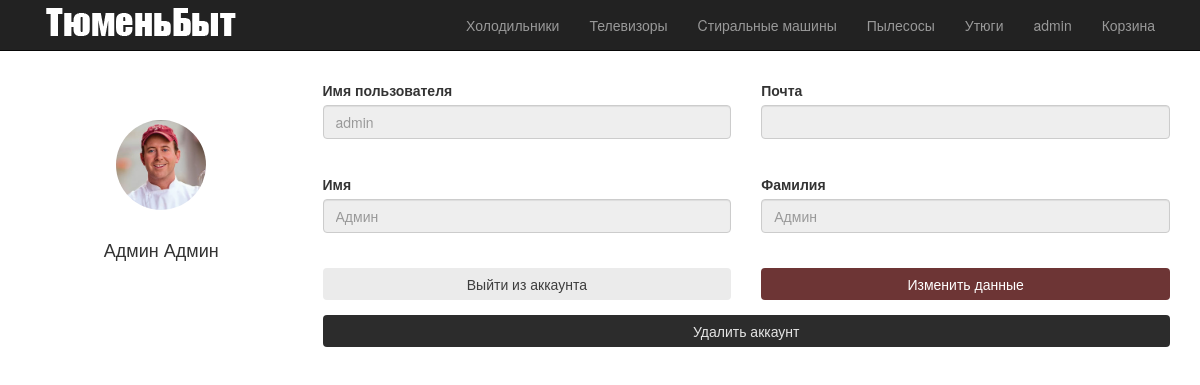
Screenshot of /account/1 with the database file from the repository.
### oauth/models.py (models this page shows)
class User(AbstractUser):
    photo = models.ImageField(upload_to='users/%Y/%m/%d',blank=True)
    @property
    def user_image(self):
        try:
            url = self.photo.url
        except:
            url = ''
        return url

### oauth/views.py (the view)
# urls.py: path('account/<int:id>',views.acc,name='acc'),
def acc(request,id):
    user = User.objects.get(id=id)
    return render(request,'registration/account.html', {'user':user})

### templates/registration/account.html (shortened to what this page needs)
<!DOCTYPE html>
<html lang="en">
<head>
{% load static %}
    <link rel="stylesheet" href="{% static 'account/style.css' %}">
    <link rel="stylesheet" href="{% static 'css/bootstrap.css' %}">
</head>
<body data-target="#navbar-main">
    <div id="navbar-main">
        <div class="navbar navbar-inverse navbar-fixed-top">
          <div class="container">
            <div class="navbar-header">
             <div class="pull-left logo">
              <a class="abob" href="{% url 'index' %}"><img src="{% static 'img/logo2.png' %}"/></a>
             </div>
              </div>
            <div class="navbar-collapse collapse">
              <ul class="nav navbar-nav pull-right">
                  <li> <a href=" {% url 'page' 1 %}" class="smoothScroll">Холодильники</a></li>
                  <li><a href="{% url 'page' 2 %}" class="smoothScroll">Телевизоры</a></li>
                    <li> <a href=" {% url 'page' 3 %}" class="smoothScroll"> Cтиральные машины</a></li>
                  <li> <a href=" {% url 'page' 4 %}" class="smoothScroll"> Пылесосы</a></li>
                  <li> <a href=" {% url 'page' 5 %}" class="smoothScroll"> Утюги</a></li>
                {% if user.is_authenticated %}
                <li> <a href="{% url 'acc' user.id %}" class="smoothScroll"> {{ user }}</a></li>
                <li><a href="{% url 'cart' %}" class="smoothScroll"> Корзина</a></li>
                {% else %}
                <li><a href="{% url 'login' %}" class="smoothScroll"> Войти</a></li>
              {% endif %}
              </ul>
            </div>
          </div>
        </div>
      </div>
    <div class="container">
        <div class="row gutters">
        <div class="col-xl-3 col-lg-3 col-md-12 col-sm-12 col-12">
        <div class="card h-100">
            <div class="card-body">
                <div class="account-settings">
                    <div class="user-profile">
                        <div class="user-avatar">
                            {% if user.photo %}
                            <img src="{{ user.user_image }}" alt="Maxwell Admin">
                            {% else %}
                            <img src="http://placehold.it/100x100" alt="Maxwell Admin">
                            {% endif %}
                        </div>
                        <h4 class="user-name">{{ user.first_name }} {{ user.last_name }}</h5>
                    </div>
                </div>
            </div>
        </div>
        </div>
        <div class="col-xl-9 col-lg-9 col-md-12 col-sm-12 col-12">
        <div class="card h-100">
            <div class="card-body">
                <fieldset disabled>
                <div class="row gutters">
                    <div class="col-xl-6 col-lg-6 col-md-6 col-sm-6 col-12">
                        <div class="form-group">
                            <label for="disabledTextInput">Имя пользователя</label>
                            <input type="text" class="form-control" id="disabledTextInput" placeholder="{{user.username}}" >
                        </div>
                    </div>
                    <div class="col-xl-6 col-lg-6 col-md-6 col-sm-6 col-12">
                        <div class="form-group">
                            <label for="eMail">Почта</label>
                            <input type="email" class="form-control" id="eMail" placeholder="{{ user.email }}">
                        </div>
                    </div>
                </div>
                <div class="row gutters">
                    <div class="col-xl-6 col-lg-6 col-md-6 col-sm-6 col-12">
                        <div class="form-group">
                            <label for="Street">Имя</label>
                            <input type="name" class="form-control" id="Street" placeholder="{{ user.first_name }}">
                        </div>
                    </div>
                    <div class="col-xl-6 col-lg-6 col-md-6 col-sm-6 col-12">
                        <div class="form-group">
                            <label for="ciTy">Фамилия</label>
                            <input type="name" class="form-control" id="ciTy" placeholder="{{ user.last_name }}">
                        </div>
                    </div>
                </div>
            </fieldset>
                <div class="row gutters">
                    <div class="col-xl-6 col-lg-6 col-md-6 col-sm-6 col-12">
                        <div>
                           <a href="{% url 'logout' %}"><button  type="button" id="eby?" name="submit" class="canc">Выйти из аккаунта</button></a>
                        </div>
                    </div>
                    <div class="col-xl-6 col-lg-6 col-md-6 col-sm-6 col-12">
                        <div>
                            <a href="{% url 'edit' user.id %}"> <button type="button" id="eby?" name="submit" class="upd">Изменить данные</button></a>
                        </div>
                    </div>
                </div>
                <a href="{% url 'delete_account' user.id %}"><button type="button" id="logout nahuy" name="submit" class="log">Удалить аккаунт</button></a>
            </div>
        </div>
        </div>
        </div>
        </div>
</body>
</html>

### static/account/style.css (style rules this page uses)
body { font-size: 16px; margin: 0; padding-top: 40px; color: #2e323c; background: #f5f6fa; position: relative; height: 100%; }
.account-settings .user-profile { margin: 0 0 1rem 0; padding-bottom: 1rem; text-align: center; }
.account-settings .user-profile .user-avatar { margin: 0 0 1rem 0; }
.account-settings .user-profile .user-avatar img { width: 90px; height: 90px; -webkit-border-radius: 100px; -moz-border-radius: 100px; border-radius: 100px; }
.form-control { border: 1px solid #cfd1d8; -webkit-border-radius: 2px; -moz-border-radius: 2px; border-radius: 2px; font-size: .825rem; background: #ffffff; color: #2e323c; }
.card { background: #ffffff; -webkit-border-radius: 5px; -moz-border-radius: 5px; border-radius: 5px; border: 0; margin-bottom: 1rem; }
.user-name { padding-top: 20px; }
.user-avatar { padding-top: 60px; }
.upd { background-color: #6d3535; color: white; transition: .3s; width: 100%; padding: 6px 0; border: none; border-radius: 4px; }
.canc { background-color: #ebebeb; color: rgb(61, 61, 61); transition: .3s; width: 100%; padding: 6px 0; border: none; border-radius: 4px; }
.log { margin-top: 15px; background-color: #2c2c2c; color: rgb(228, 228, 228); transition: .3s; width: 100%; padding: 6px 0; border: none; border-radius: 4px; }

### rows the page displays
User: username "admin", user_image (picture), first_name "Админ", last_name "Админ"
